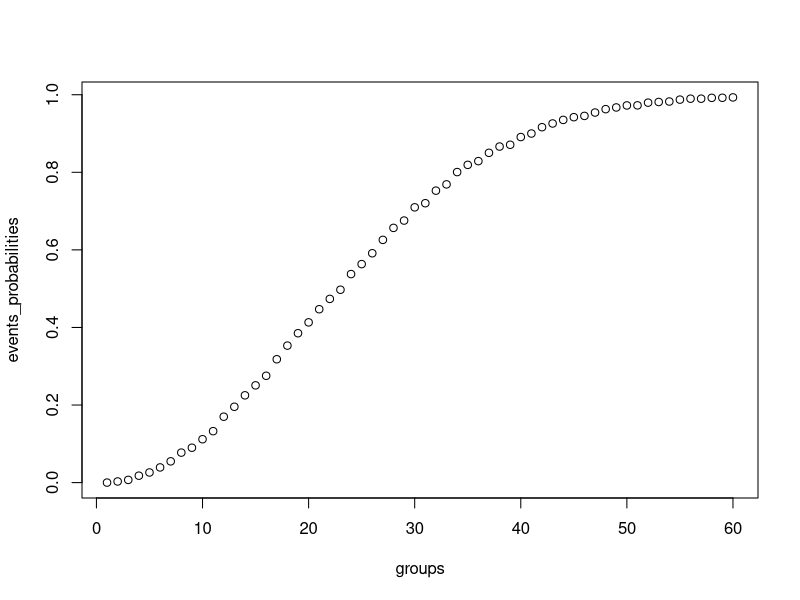
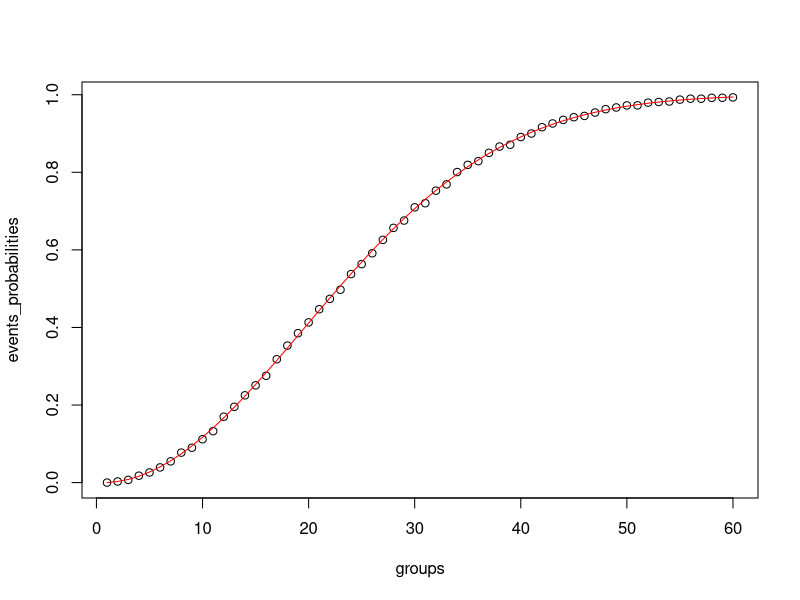

These charts were generated, in order, by the following R code:
# checking for duplicated birthday in 50 people group
n = 50
birthdays = function() {
  sample(1:365, n, replace = TRUE)
}
any(duplicated(birthdays()))
# Monte carlo simulation
B = 10000
events = replicate(B, {
  any(duplicated(birthdays()))
})
mean(events)

# approach using sapply
compute_probability = function(n, B = 10000) {
  events = replicate(B, {
    birthdays = sample(1:365, n, replace = TRUE)
    any(duplicated(birthdays))
  })
  mean(events)
}
# plot results of groups from 1 to 60 people
groups = seq(60)
events_probabilities = sapply(groups, compute_probability)
plot(groups, events_probabilities)

# exact probability(theoretical)
exact_probability = function(n) {
  probability_unique_birthday = seq(365, 365 - n + 1)/365
  1 - prod(probability_unique_birthday)
}
exact_probabilities = sapply(groups, exact_probability)
# plot events and theoretical probabilities
plot(groups, events_probabilities)
lines(groups, exact_probabilities, col = "red")

